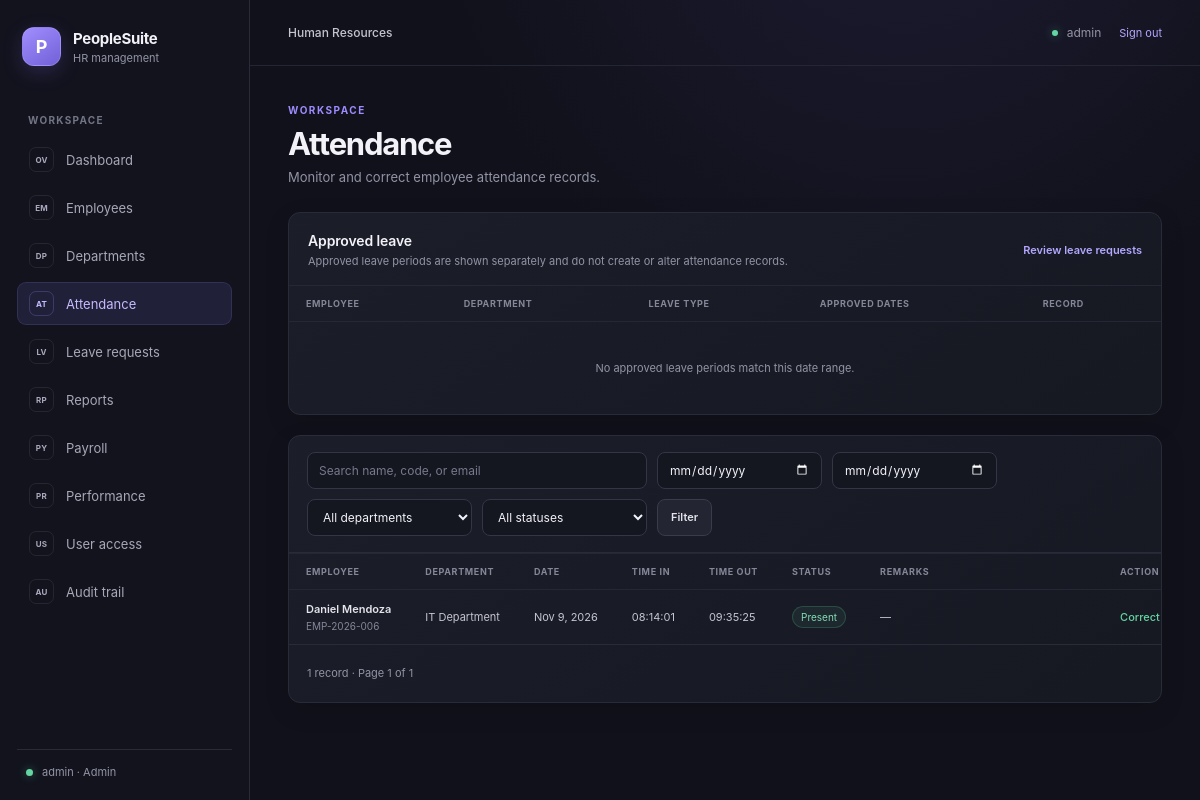
The app's page /attendance.php (signed in), older data.
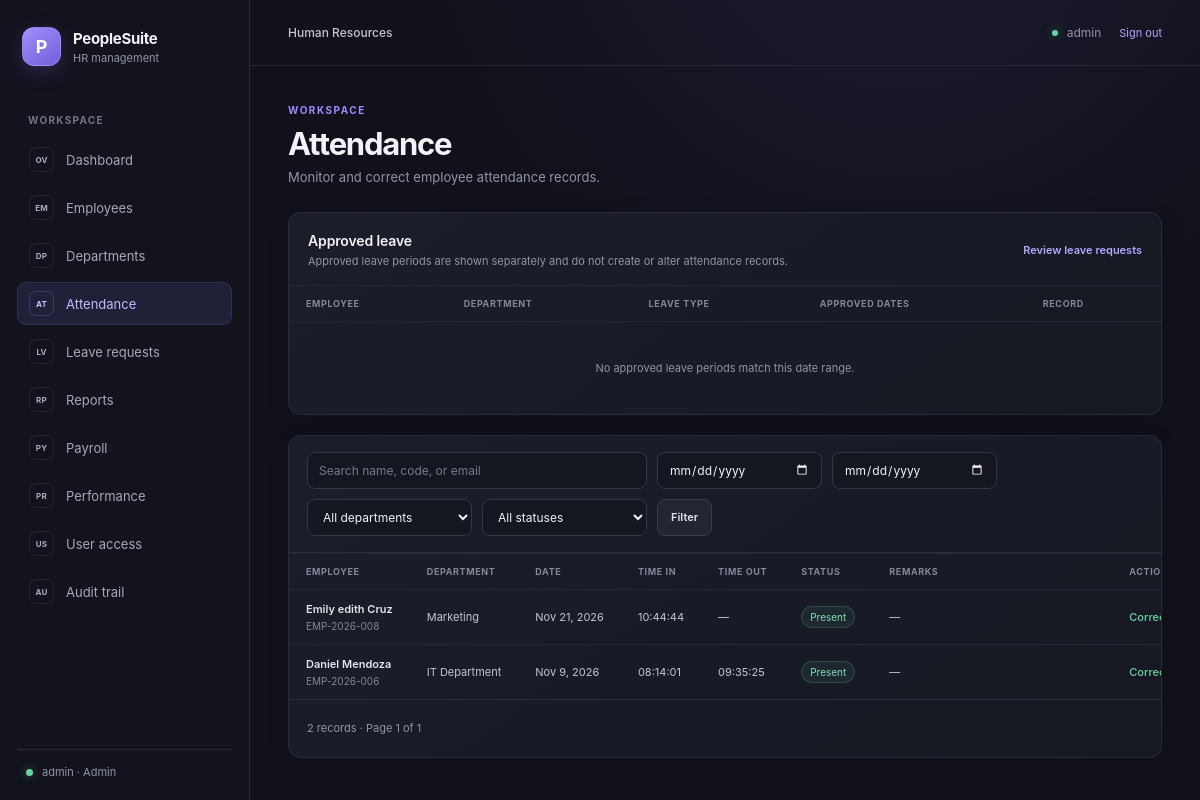
The same page, newer data.
### tables this page shows
CREATE TABLE `attendance` (
  `attendance_id` int(11) NOT NULL,
  `employee_id` int(11) NOT NULL,
  `attendance_date` date NOT NULL,
  `time_in` time DEFAULT NULL,
  `time_out` time DEFAULT NULL,
  `attendance_status` enum('Present','Absent','Late','Half-day','On Leave') DEFAULT 'Present',
  `remarks` varchar(255) DEFAULT NULL,
  `created_at` timestamp NOT NULL DEFAULT current_timestamp()
);

CREATE TABLE `employees` (
  `employee_id` int(11) NOT NULL,
  `employee_code` varchar(20) NOT NULL,
  `first_name` varchar(100) NOT NULL,
  `middle_name` varchar(100) DEFAULT NULL,
  `last_name` varchar(100) NOT NULL,
  `gender` enum('Male','Female','Other') DEFAULT 'Other',
  `birth_date` date DEFAULT NULL,
  `email` varchar(150) NOT NULL,
  `phone` varchar(30) DEFAULT NULL,
  `address` text DEFAULT NULL,
  `department_id` int(11) DEFAULT NULL,
  `position` varchar(100) DEFAULT NULL,
  `hire_date` date NOT NULL,
  `employment_type` enum('Regular','Probationary','Contractual','Part-time') DEFAULT 'Regular',
  `employment_status` enum('Active','On Leave','Resigned','Terminated','Retired') DEFAULT 'Active',
  `basic_salary` decimal(12,2) DEFAULT 0.00,
  `created_at` timestamp NOT NULL DEFAULT current_timestamp(),
  `updated_at` timestamp NOT NULL DEFAULT current_timestamp() ON UPDATE current_timestamp()
);

CREATE TABLE `departments` (
  `department_id` int(11) NOT NULL,
  `department_name` varchar(100) NOT NULL,
  `description` text DEFAULT NULL,
  `created_at` timestamp NOT NULL DEFAULT current_timestamp()
);

### includes/auth.php (called while the page is built, shortened)
<?php
function auth_current_user(): ?array
{
    $user = $_SESSION['auth_user'];
    $lastActivity = (int) ($_SESSION['auth_last_activity'] ?? 0);
    return $user;
}
        ?>

### attendance.php (the view, shortened to what this page needs)
<?php
require __DIR__ . '/includes/auth.php';
require __DIR__ . '/config/db.php';
$activePage = 'attendance';
        ?>
    <?php
$errorMessage = null;
$records = [];
$approvedLeaves = [];
$totalPages = 1;
$perPage = 20;
$search = isset($_GET['search']) && is_string($_GET['search']) ? substr(trim($_GET['search']), 0, 100) : '';
$dateFrom = isset($_GET['date_from']) && is_string($_GET['date_from']) ? $_GET['date_from'] : '';
$dateTo = isset($_GET['date_to']) && is_string($_GET['date_to']) ? $_GET['date_to'] : '';
$page = isset($_GET['page']) && is_scalar($_GET['page'])
    ? filter_var($_GET['page'], FILTER_VALIDATE_INT, ['options' => ['min_range' => 1]])
    : 1;
$page = $page === false ? 1 : $page;
try {
    $where = [];
    $parameters = [];
    $whereSql = $where !== [] ? ' WHERE ' . implode(' AND ', $where) : '';
    $count = $pdo->prepare(
        'SELECT COUNT(*)
         FROM attendance AS a
         INNER JOIN employees AS e ON e.employee_id = a.employee_id
         LEFT JOIN departments AS d ON d.department_id = e.department_id'
         . $whereSql
    );
    $count->execute($parameters);
    $totalRecords = (int) $count->fetchColumn();
    $totalPages = max(1, (int) ceil($totalRecords / $perPage));
    $page = min($page, $totalPages);
    $offset = ($page - 1) * $perPage;
    $listing = $pdo->prepare(
        'SELECT a.attendance_id, a.attendance_date, a.time_in, a.time_out,
                a.attendance_status, a.remarks, e.employee_id, e.employee_code,
                e.first_name, e.last_name, d.department_name
         FROM attendance AS a
         INNER JOIN employees AS e ON e.employee_id = a.employee_id
         LEFT JOIN departments AS d ON d.department_id = e.department_id'
         . $whereSql .
        ' ORDER BY a.attendance_date DESC, a.attendance_id DESC
          LIMIT :limit OFFSET :offset'
    );
    $listing->bindValue(':limit', $perPage, PDO::PARAM_INT);
    $listing->bindValue(':offset', $offset, PDO::PARAM_INT);
    $listing->execute();
    $records = $listing->fetchAll();
    $leaveWhere = ["lr.leave_status = 'Approved'"];
    $leaveParameters = [];
    if ($dateFrom !== '') {
        $leaveWhere[] = 'lr.end_date >= :leave_date_from';
        $leaveParameters[':leave_date_from'] = $dateFrom;
    } else {
        $leaveWhere[] = 'lr.end_date >= CURRENT_DATE()';
    }
    $approvedLeaveQuery = $pdo->prepare(
        'SELECT lr.leave_id, lr.leave_type, lr.start_date, lr.end_date,
                e.employee_code, e.first_name, e.last_name, d.department_name
         FROM leave_requests AS lr
         INNER JOIN employees AS e ON e.employee_id = lr.employee_id
         LEFT JOIN departments AS d ON d.department_id = e.department_id
         WHERE ' . implode(' AND ', $leaveWhere) . '
         ORDER BY lr.start_date, e.last_name, e.first_name'
    );
    $approvedLeaveQuery->execute($leaveParameters);
    $approvedLeaves = $approvedLeaveQuery->fetchAll();
} catch (PDOException $e) {
    error_log('Attendance monitoring query failed: ' . $e->getMessage());
    $errorMessage = 'Attendance records could not be loaded. Please try again later.';
    $departments = [];
}
require __DIR__ . '/includes/header.php';
require __DIR__ . '/includes/sidebar.php';
?>
<section class="page-heading">
    <div>
        <p class="eyebrow">WORKSPACE</p>
        <h1>Attendance</h1>
        <p class="page-description">Monitor and correct employee attendance records.</p>
    </div>
</section>
<?php if ($errorMessage !== null): ?>
    <div class="alert alert-error" role="alert"><?= htmlspecialchars($errorMessage, ENT_QUOTES, 'UTF-8') ?></div>
<?php else: ?>
    <section class="panel employee-panel approved-leave-report">
        <div class="panel-heading">
            <div>
                <h2>Approved leave</h2>
                <p>Approved leave periods are shown separately and do not create or alter attendance records.</p>
            </div>
            <a class="text-link" href="leave.php">Review leave requests</a>
        </div>
        <div class="table-wrap">
            <table class="employee-table">
                <thead>
                    <tr>
                        <th scope="col">Employee</th>
                        <th scope="col">Department</th>
                        <th scope="col">Leave type</th>
                        <th scope="col">Approved dates</th>
                        <th scope="col">Record</th>
                    </tr>
                </thead>
                <tbody>
                    <?php if ($approvedLeaves === []): ?>
                        <tr><td class="empty-state" colspan="5">No approved leave periods match this date range.</td></tr>
                    <?php endif; ?>
                </tbody>
            </table>
        </div>
    </section>
    <section class="panel employee-panel">
        <form class="employee-filters attendance-filters" method="get" action="attendance.php">
            <div class="search-field">
                <input id="attendance-search" type="search" name="search" value="<?= htmlspecialchars($search, ENT_QUOTES, 'UTF-8') ?>" placeholder="Search name, code, or email">
            </div>
            <div class="filter-field">
                <input id="attendance-from" type="date" name="date_from" value="<?= htmlspecialchars($dateFrom, ENT_QUOTES, 'UTF-8') ?>">
            </div>
            <div class="filter-field">
                <input id="attendance-to" type="date" name="date_to" value="<?= htmlspecialchars($dateTo, ENT_QUOTES, 'UTF-8') ?>">
            </div>
            <div class="filter-field">
                <select id="department-filter" name="department_id">
                    <option value="">All departments</option>
                </select>
            </div>
            <div class="filter-field">
                <select id="attendance-status-filter" name="status">
                    <option value="">All statuses</option>
                </select>
            </div>
            <button class="button button-secondary" type="submit">Filter</button>
        </form>
        <div class="table-wrap">
            <table class="employee-table">
                <thead>
                    <tr>
                        <th scope="col">Employee</th>
                        <th scope="col">Department</th>
                        <th scope="col">Date</th>
                        <th scope="col">Time in</th>
                        <th scope="col">Time out</th>
                        <th scope="col">Status</th>
                        <th scope="col">Remarks</th>
                        <th scope="col">Action</th>
                    </tr>
                </thead>
                <tbody>
                    <?php if ($records === []): ?>
                        <tr><td class="empty-state" colspan="8">No attendance records match these filters.</td></tr>
                    <?php else: ?>
                        <?php foreach ($records as $record): ?>
                            <tr>
                                <td>
                                    <span class="person-name"><?= htmlspecialchars($record['first_name'] . ' ' . $record['last_name'], ENT_QUOTES, 'UTF-8') ?></span>
                                    <span class="secondary-text"><?= htmlspecialchars($record['employee_code'], ENT_QUOTES, 'UTF-8') ?></span>
                                </td>
                                <td><?= htmlspecialchars($record['department_name'] ?? 'Unassigned', ENT_QUOTES, 'UTF-8') ?></td>
                                <td><?= htmlspecialchars(date('M j, Y', strtotime($record['attendance_date'])), ENT_QUOTES, 'UTF-8') ?></td>
                                <td><?= htmlspecialchars($record['time_in'] ?? '—', ENT_QUOTES, 'UTF-8') ?></td>
                                <td><?= htmlspecialchars($record['time_out'] ?? '—', ENT_QUOTES, 'UTF-8') ?></td>
                                <td><span class="status-badge"><?= htmlspecialchars($record['attendance_status'], ENT_QUOTES, 'UTF-8') ?></span></td>
                                <td class="department-description"><?= nl2br(htmlspecialchars($record['remarks'] ?? '—', ENT_QUOTES, 'UTF-8')) ?></td>
                                <td><a class="action-link" href="edit-attendance.php?id=<?= (int) $record['attendance_id'] ?>">Correct</a></td>
                            </tr>
                        <?php endforeach; ?>
                    <?php endif; ?>
                </tbody>
            </table>
        </div>
        <div class="listing-footer">
            <p><?= number_format($totalRecords) ?> record<?= $totalRecords === 1 ? '' : 's' ?><?= $totalRecords > 0 ? ' · Page ' . $page . ' of ' . $totalPages : '' ?></p>
        </div>
    </section>
<?php endif; ?>
<?php require __DIR__ . '/includes/footer.php'; ?>

### includes/header.php (shortened to what this page needs)
<?php
$activePage = $activePage ?? '';
?>
<!DOCTYPE html>
<html lang="en">
<head>
    <link rel="stylesheet" href="assets/style.css">
</head>
<body>
<div class="app-shell">

### includes/sidebar.php (shortened to what this page needs)
<?php $currentUser = auth_current_user(); ?>
<aside class="sidebar">
    <a class="brand" href="dashboard.php" aria-label="PeopleSuite dashboard">
        <span class="brand-mark" aria-hidden="true">P</span>
        <span class="brand-copy">
            <strong>PeopleSuite</strong>
            <small>HR management</small>
        </span>
    </a>
    <p class="nav-label">WORKSPACE</p>
    <nav class="primary-nav" aria-label="Main navigation">
        <?php if ($currentUser === null): ?>
            <a class="nav-link <?= $activePage === 'login' ? 'is-active' : '' ?>" href="login.php" <?= $activePage === 'login' ? 'aria-current="page"' : '' ?>>
                <span class="nav-icon" aria-hidden="true">IN</span>
                <span>Sign in</span>
            </a>
        <?php else: ?>
            <a class="nav-link <?= $activePage === 'dashboard' ? 'is-active' : '' ?>" href="dashboard.php" <?= $activePage === 'dashboard' ? 'aria-current="page"' : '' ?>>
                <span class="nav-icon" aria-hidden="true">OV</span>
                <span>Dashboard</span>
            </a>
            <a class="nav-link <?= $activePage === 'employees' ? 'is-active' : '' ?>" href="employees.php" <?= $activePage === 'employees' ? 'aria-current="page"' : '' ?>>
                <span class="nav-icon" aria-hidden="true">EM</span>
                <span>Employees</span>
            </a>
            <a class="nav-link <?= $activePage === 'departments' ? 'is-active' : '' ?>" href="departments.php" <?= $activePage === 'departments' ? 'aria-current="page"' : '' ?>>
                <span class="nav-icon" aria-hidden="true">DP</span>
                <span>Departments</span>
            </a>
            <a class="nav-link <?= $activePage === 'attendance' ? 'is-active' : '' ?>" href="attendance.php" <?= $activePage === 'attendance' ? 'aria-current="page"' : '' ?>>
                <span class="nav-icon" aria-hidden="true">AT</span>
                <span>Attendance</span>
            </a>
            <a class="nav-link <?= $activePage === 'leave' ? 'is-active' : '' ?>" href="leave.php" <?= $activePage === 'leave' ? 'aria-current="page"' : '' ?>>
                <span class="nav-icon" aria-hidden="true">LV</span>
                <span>Leave requests</span>
            </a>
            <a class="nav-link <?= $activePage === 'reports' ? 'is-active' : '' ?>" href="reports.php" <?= $activePage === 'reports' ? 'aria-current="page"' : '' ?>>
                <span class="nav-icon" aria-hidden="true">RP</span>
                <span>Reports</span>
            </a>
            <?php if ($currentUser['role'] === 'Admin'): ?>
                <a class="nav-link <?= $activePage === 'payroll' ? 'is-active' : '' ?>" href="payroll.php" <?= $activePage === 'payroll' ? 'aria-current="page"' : '' ?>>
                    <span class="nav-icon" aria-hidden="true">PY</span>
                    <span>Payroll</span>
                </a>
                <a class="nav-link <?= $activePage === 'performance' ? 'is-active' : '' ?>" href="performance.php" <?= $activePage === 'performance' ? 'aria-current="page"' : '' ?>>
                    <span class="nav-icon" aria-hidden="true">PR</span>
                    <span>Performance</span>
                </a>
                <a class="nav-link <?= $activePage === 'users' ? 'is-active' : '' ?>" href="users.php" <?= $activePage === 'users' ? 'aria-current="page"' : '' ?>>
                    <span class="nav-icon" aria-hidden="true">US</span>
                    <span>User access</span>
                </a>
                <a class="nav-link <?= $activePage === 'audit' ? 'is-active' : '' ?>" href="audit.php" <?= $activePage === 'audit' ? 'aria-current="page"' : '' ?>>
                    <span class="nav-icon" aria-hidden="true">AU</span>
                    <span>Audit trail</span>
                </a>
            <?php endif; ?>
        <?php endif; ?>
    </nav>
    <div class="sidebar-footer">
        <?php if ($currentUser !== null): ?>
            <span class="sidebar-footer-dot" aria-hidden="true"></span>
            <span><?= htmlspecialchars($currentUser['username'], ENT_QUOTES, 'UTF-8') ?> · <?= htmlspecialchars($currentUser['role'], ENT_QUOTES, 'UTF-8') ?></span>
        <?php else: ?>
            <span>Secure workspace access</span>
        <?php endif; ?>
    </div>
</aside>
<main class="main-panel">
    <header class="topbar">
        <span class="topbar-context"><?= $currentUser !== null ? 'Human Resources' : 'PeopleSuite' ?></span>
        <?php if ($currentUser !== null): ?>
            <form class="topbar-account" method="post" action="logout.php">
                <span class="topbar-label"><span class="online-dot" aria-hidden="true"></span><?= htmlspecialchars($currentUser['username'], ENT_QUOTES, 'UTF-8') ?></span>
                <button class="topbar-logout" type="submit">Sign out</button>
            </form>
        <?php else: ?>
            <span class="topbar-label">Secure sign in</span>
        <?php endif; ?>
    </header>
    <div class="page-content">

### includes/footer.php
    </div>
</main>
</div>
</body>
</html>

Row changes from the older to the newer data that the page shows:
added attendance: employee.last_name "Emily edith Cruz", employee.employee_code "EMP-2026-008", departments.department_name "Marketing", attendance_date "Nov 21, 2026", time_in "10:44:44", time_out "—", attendance_status "Present", remarks "—"
Text that changed along with them:
$totalRecords: "1" → "2"
text now shown: "s"
